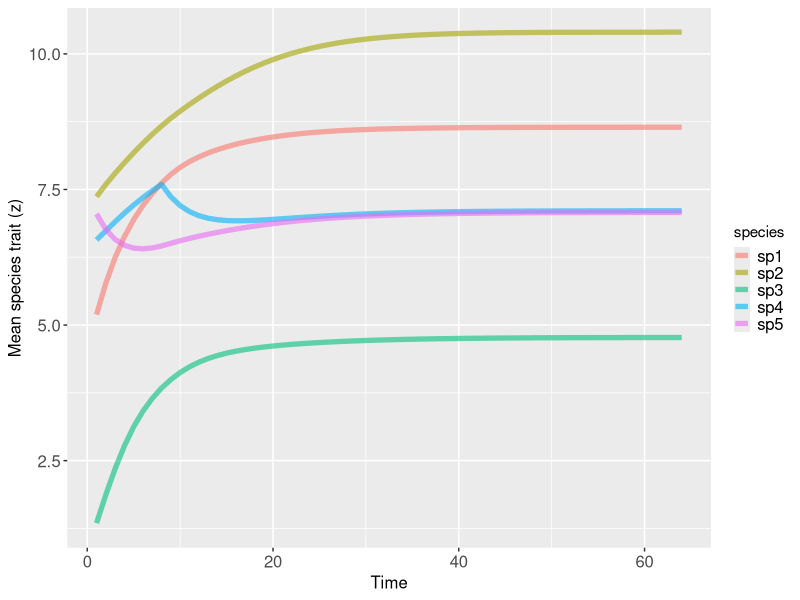

R code for this plot:
## ---- chunk 1
# fixate the random parameters (necessary only for this guide)
set.seed(42)
# number of species
n_sp = 5
# probability of an effect become negative
antprob = 0.5
# herdability and additive genetic variance parameter
phi = 0.2 
# sensitivity of evolution due to trait matching
alpha = 0.2 
# vector with optimas of Z`s to environment
theta = runif(n_sp, 0, 10) 
# vector of initial Z values
init = runif(n_sp, 0, 10)
# importance of environment to changes in Z
p = 0.1 
 # value of max difference between Z`s (barrier)
epsilon = 5
# difference between Z to stop simulation
eq_dif = 0.0001
# max timesteps of simulation
t_max = 1000 

# Positive effects adjacency matrix
M = matrix(1, ncol = n_sp, nrow = n_sp) 
# no intraespecific interactions
diag(M) = 0
# Negative effects adjacency matrix filled with 0
V = M * 0 
## ---- chunk 2
  # define the matrix upper triangle
  index = which(upper.tri(M), arr.ind = TRUE)
  
  for(i in 1:nrow(index)){ # for each element in index
    if(M[index[i,][1], index[i,][2]] == 1){ # if this element is equal to 1
      p = runif(1, 0, 1) # sample a number between 0 and 1
      if(p <= antprob){ # if this number is equal or lower than antprob...
        M[index[i,][2], index[i,][1]] = 0 # M[j,i] element is 0
        V[index[i,][2], index[i,][1]] = 1 # V[j,i] element is 1
      }
    }
  }

  # no intraespecific interactions
  diag(V) = 0
## ---- chunk 3
M
V
## ---- chunk 4
  # matrix to store z values
  z_mat = matrix(NA, nrow = t_max, ncol = n_sp) 
  # initial trait values
  z_mat[1, ] = init 
## ---- chunk 5
    # current z values
    z = z_mat[1, ]
    # matrix with all positive and negative effects
    A = M + V 
## ---- chunk 6
    # matrix with all trait differences
    z_dif = t(A * z) - A * z 
    z_dif
## ---- chunk 7
    # matrix Q
    Q = A * (exp(-alpha * (z_dif ^ 2)))
    Q
    # intraespecific effects are not allowed
    diag(Q) = 0 
    Q
## ---- chunk 8
    # normalizing the Q matrix
    Q_n = Q / apply(Q, 1, sum) 
    Q_n
## ---- chunk 9
    # multiplying each row i of matrix Q by (1 - p)
    Q_m = Q_n * (1 - p)
    Q_m
## ---- chunk 10
    # response to selection related to the environment
    r_env = phi * p * (theta - z)
## ---- chunk 11
    # calculating selection differentials to mutualism
    sel_dif_mut = M * Q_m * z_dif 
    # response to selection related to mutualism
    r_mut = phi * apply(sel_dif_mut, 1, sum) 
## ---- chunk 12
    # create V_m to use in exploitative selection differential 
    V_m = V
    # excluding interactions of traits that are larger than the barrier
    V_m[abs(z_dif) > epsilon] = 0
    # matrix with barrier (epsilon) values
    epsilon_plus = (z_dif < 0) * matrix(epsilon, n_sp, n_sp)
    # matrix wih -epsilon values
    epsilon_minus = (z_dif > 0) * matrix(-epsilon, n_sp, n_sp)
    # adding barrier values to trait differences
    z_dif_a = z_dif + epsilon_plus + epsilon_minus
## ---- chunk 13
    # calculating selection differentials
    sel_dif_ant = V_m * Q_m * z_dif_a 
    # response to selection related to exploitative interactions
    r_ant = phi * apply(sel_dif_ant, 1, sum)
## ---- chunk 14
    # updating z values
    z_mat[2, ] = z + r_env + r_mut + r_ant 
## ---- chunk 15
    # computing the mean difference between old and new z values
    dif = mean(abs(z - z_mat[2, ])) 
    if (dif < eq_dif) # if the difference in very low
      break # stop the simulation
## ---- chunk 16
 # return z_matrix
 return(z_mat[1:2, ]) 
## ---- chunk 17
  # simulation runs for a maximum of t_max timesteps
  for (r in 1:(t_max - 1)) { 
    # current z values
    z = z_mat[r, ] 
    # matrix with all positive and negative effects
    A = M + V
    # matrix with all trait differences
    z_dif = t(A * z) - A * z 
    # matrix Q
    Q = A * (exp(-alpha * (z_dif ^ 2))) 
    # intraespecific effects are not allowed
    diag(Q) = 0 
    # normalizing the matrix
    Q_n = Q / apply(Q, 1, sum) 
    # multiplying each row i of matrix Q by (1 - p[i])
    Q_m = Q_n * (1 - p) 
    
    # response to selection related to the environment
    r_env = phi * p * (theta - z) 
    
    # calculating selection differentials to mutualism
    sel_dif_mut = M * Q_m * z_dif 
    # response to selection related to mutualism
    r_mut = phi * apply(sel_dif_mut, 1, sum) 
    
    V_m = V
    # excluding interactions of traits that are larger than the barrier
    V_m[abs(z_dif) > epsilon] = 0 
    
    # matrix with barrier (epsilon) values
    epsilon_plus = (z_dif < 0) * matrix(epsilon, n_sp, n_sp) 
    # matrix wih -epsilon values
    epsilon_minus = (z_dif > 0) * matrix(-epsilon, n_sp, n_sp)
    # adding barrier values to trait differences
    z_dif_a = z_dif + epsilon_plus + epsilon_minus
    # calculating selection differentials
    sel_dif_ant = V_m * Q_m * z_dif_a 
    # response to selection related to exploitation
    r_ant = phi * apply(sel_dif_ant, 1, sum) 
    
    # updating z values
    z_mat[r+1, ] = z + r_env + r_mut + r_ant 
    
    # computing the mean difference between old and new z values
    dif = mean(abs(z - z_mat[r+1, ])) 
    if (dif < eq_dif)
      break
  }
  
  return(z_mat[1:(r+1), ])
## ---- chunk 18
  library(ggplot2)
  library(cowplot)
  traits = z_mat[1:(r+1), ]

  # building data frame to use in ggplot
  traits = as.data.frame(traits)
  n_sp = ncol(traits)
  traits_vec = c(as.matrix(traits))
  traits_df = data.frame(species = rep(paste("sp", 1:n_sp, sep = ""), each = nrow(traits)),
                         time = rep(1:nrow(traits), times = n_sp),
                         trait = traits_vec)
  # plotting traits through time
  plotar = ggplot(traits_df, aes(x = time, y = trait, color = species)) +
    geom_path(size = 1.8, alpha = 0.6) + 
    xlab("Time") + 
    ylab("Mean species trait (z)") +
    theme(axis.text.x = element_text(size = 12),
          axis.text.y = element_text(size = 12),
          axis.title = element_text(size = 12), 
          legend.key.size = unit(0.4, "cm"),
          legend.text = element_text(size = 12))

  print(plotar)
